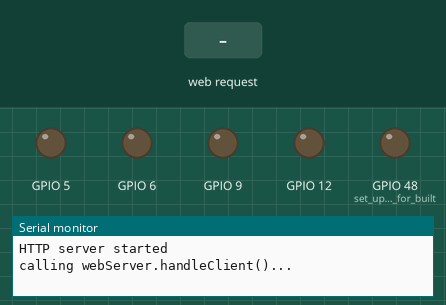
Bench run of a sketch on a simulated ESP32-S3. Parts: output pins drawn as LEDs (lit = HIGH), the last lines printed to the serial monitor. Dashed ring = blinking. Inputs (shaded band) come from the test bench. WiFi joins after 1.5 s; servers stay silent unless stated; a WiFi scan finds three made-up networks.

Above: at 16.3 s.
16.4 s: HTTP request GET /wifi-connecting received
At 17.7 s:
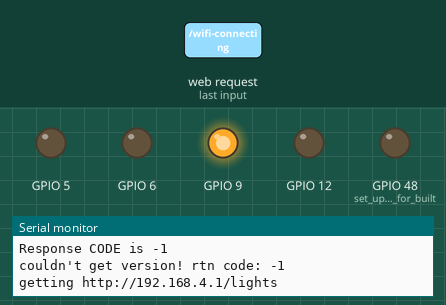
21.2 s: HTTP request GET /wifi received
At 25.4 s:
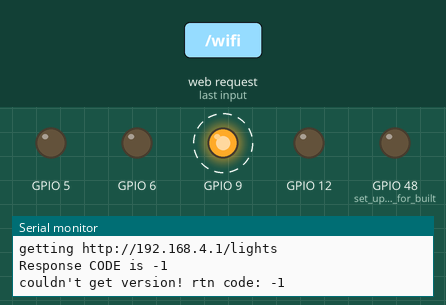
Timing chart, 0 to 31.5 s (numbered marks = the images above; inputs shaded):
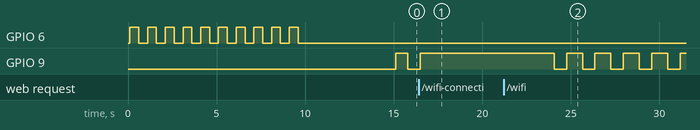

Measured:
- after the input at 16.4 s, GPIO 9: goes on until 16.5 s, then stays HIGH
- after the input at 21.2 s, GPIO 9: alternates HIGH for 0.90 s and LOW for 0.70 s, starting after 2.9 s

The sketch:

PrAndUpLC.ino
```cpp
#include <Arduino.h>
#include <Wire.h>
#include <esp_log.h>
#include "LightController.h"

int firmwareVersion = 4;

void setup() {
  lcsetup();
}

void loop() {
  lcloop();
}

// utilities ~~~~~~~~~~~~~~~~~~~~~~~~~~~~~~~~~~~~~~~~
// delay/yield macros
#define WAIT_A_SEC   vTaskDelay(    1000/portTICK_PERIOD_MS); // 1 second
#define WAIT_SECS(n) vTaskDelay((n*1000)/portTICK_PERIOD_MS); // n seconds
#define WAIT_MS(n)   vTaskDelay(       n/portTICK_PERIOD_MS); // n millis

#define ECHECK ESP_ERROR_CHECK_WITHOUT_ABORT

// IDF logging
static const char *TAG = "main";
```

LightController.h
```cpp
#include <Arduino.h>
#include <HTTPClient.h> // ESP32 library for making HTTP requests

#ifndef LIGHTCONTROLLER_H
#define LIGHTCONTROLLER_H

// Functions that set everything up
void basicsetup();
void lcsetup(); void lcloop();

// MAC address                                    ~~~~~~~~~~~~~~~~~~~~~~~~~~~~~~~~~~~~~~~~
extern char MAC_ADDRESS[];
void getMAC(char *);

// LED utilities                                  ~~~~~~~~~~~~~~~~~~~~~~~~~~~~~~~~~~~~~~~~
void ledOn();
void ledOff();
void blink();

void setPendingWifi(bool b);
void setWifiConnection(bool b);

// Loop                                           ~~~~~~~~~~~~~~~~~~~~~~~~~~~~~~~~~~~~~~~~
extern int loopIteration;         // a control iterator for slicing up the main loop

// Wifi and HTTP server libraries                 ~~~~~~~~~~~~~~~~~~~~~~~~~~~~~~~~~~~~~~~~
#include <WiFi.h>
#include <WebServer.h>
#include "WiFiClientSecure.h"
#include <HTTPClient.h> // ESP32 library for making HTTP requests
#include <Update.h>     // OTA update library
// Globals for a wifi access point and webserver   ~~~~~~~~~~~~~~~~~~~~~~~~~~~~~~~~~~~~~~~~
extern String apSSID;           // SSID of the AP
extern WebServer webServer;

// Web page template
extern const char *boiler[];

typedef struct { int position; const char *replacement; } replacement_t;
void getHtml(String& html, const char *[], int, replacement_t [], int);
#define ALEN(a) ((int) (sizeof(a) / sizeof(a[0])))
#define GET_HTML(strout, boiler, repls) \
  getHtml(strout, boiler, ALEN(boiler), repls, ALEN(repls));

// Setting up web server, pages and routes ~~~~~~~~~~~~~~~~~~~~~~~~~~~~~~~~~~~~~~~~
void startAP();
void printIPs();
void startWebServer();
void handleRoot();
void handleNotFound();
void handleWiFi();
void handleConnection();
void handleStatus();
void apListForm(String& f);

String ip2str(IPAddress address);

// Read requests from the watch                    ~~~~~~~~~~~~~~~~~~~~~~~~~~~~~~~~~~~~~~~~
int readRequest(HTTPClient *, String);
// Controlling the LED watch based on the requests ~~~~~~~~~~~~~~~~~~~~~~~~~~~~~~~~~~~~~~~~
void controlLight();

// debugging infrastructure; setting different DBGs true triggers prints ////
#define dbg(b, s) if(b) Serial.print(s)
#define dln(b, s) if(b) Serial.println(s)
#define startupDBG      true
#define loopDBG         true
#define monitorDBG      true
#define netDBG          true
#define miscDBG         true
#define analogDBG       true
#define otaDBG          true

#endif
```

basicsetup.ino
```cpp
#include <Wire.h>
#include <esp_log.h>
#include "LightController.h"
#include <WiFiClientSecure.h>

char MAC_ADDRESS[13];           // MAC ADDRESS
String apSSID;                  // SSID of the AP
WebServer webServer(80);

// Initialisation               ~~~~~~~~~~~~~~~~~~~~~~~~~~~~~~~~~~~~~~~~
void basicsetup() {
  Serial.begin(115200);         // initialise the serial line
  getMAC(MAC_ADDRESS);          // store the MAC address as a chip identifier
  pinMode(5, OUTPUT);
  pinMode(6, OUTPUT);
  pinMode(9, OUTPUT);
  pinMode(12, OUTPUT);
}

// Get the MAC address of the actuator/controller ~~~~~~~~~~~~~~~~~~~~~~~~~~~~~~~~~~~~~~~~
void getMAC(char *buf) {                   // the MAC is 6 bytes, so needs careful conversion...
  uint64_t mac = ESP.getEfuseMac();        // ...to string (high 2, low 4):
  char rev[13];
  sprintf(rev, "%04X%08X", (uint16_t) (mac >> 32), (uint32_t) mac);

  // the byte order in the ESP has to be reversed relative to normal Arduino
  for(int i=0, j=11; i<=10; i+=2, j-=2) {
    buf[i] = rev[j - 1];
    buf[i + 1] = rev[j];
  }
  buf[12] = '\0';
}

// Start access point. ~~~~~~~~~~~~~~~~~~~~~~~~~~~~~~~~~~~~~~~~
void startAP() {
  apSSID = String("Thing-");
  apSSID.concat(MAC_ADDRESS);

  if(! WiFi.mode(WIFI_AP_STA))
    dln(startupDBG, "failed to set Wifi mode");
  if(! WiFi.softAP(apSSID.c_str(), "dumbpassword"))
    dln(startupDBG, "failed to start soft AP");

  delay(100);

  // Configure SoftAP address, to avoid clashes.
  if(! WiFi.softAPConfig(IPAddress(192, 168, 1, 2), IPAddress(192, 168, 1, 2), IPAddress(255, 255, 255, 0)))
    Serial.println("STA failed to configure!");

  printIPs();
}

// Print the IP address of the actuator/controller            ~~~~~~~~~~~~~~~~~~~~~~~~~~~~~~~~~~~~~~~~
void printIPs() {
  if(startupDBG) {                                // easier than the debug macros for multiple lines etc.
    Serial.print("AP SSID: ");
    Serial.print(apSSID);
    Serial.print("; IP address(es): local=");
    Serial.print(WiFi.localIP());
    Serial.print("; AP=");
    Serial.println(WiFi.softAPIP());
  }
  if(netDBG)
    WiFi.printDiag(Serial);
}

// Start the Web Server of the actuator/controller             ~~~~~~~~~~~~~~~~~~~~~~~~~~~~~~~~~~~~~~~~
void startWebServer() {
  // register callbacks to handle different paths
  webServer.on("/", handleRoot);
  // 404s...
  webServer.onNotFound(handleNotFound);

  webServer.on("/wifi", handleWiFi);                    // UI for displaying the available connection
  webServer.on("/wifi-connecting", handleConnection);   // UI for pending connection
  webServer.on("/wifi-status", handleStatus);           // UI for displaying the connection status

  webServer.begin();
  dln(startupDBG, "HTTP server started");
}

// Web Template                       ~~~~~~~~~~~~~~~~~~~~~~~~~~~~~~~~~~~~~~~~
const char *templatePage[] = {
  "<html><head><title>",                                                //  0
  "default title",                                                      //  1
  "</title>\n",                                                         //  2
  "<meta charset='utf-8'>",                                             //  3
  "<meta name='viewport' content='width=device-width, initial-scale=1.0'>\n"
  "<style>body{background:#FFF; color: #000; font-family: sans-serif;", //  4
  "font-size: 150%;}</style>\n",                                        //  5
  "</head><body>\n",                                                    //  6
  "<h2>Light Status: </h2>\n",                                          //  7
  "<!-- page payload goes here... -->\n",                               //  8
  "<!-- ...and/or here... -->\n",                                       //  9
  "\n<p><a href='/'>Back to Home</a>&nbsp;&nbsp;&nbsp;</p>\n",          // 10
  "</body></html>\n\n",                                                 // 11
};

// UI for the root page, which shows the status of the light    ~~~~~~~~~~~~~~~~~~~~~~~~~~~~~~~~~~~~~~~~
void handleRoot() {
  dln(netDBG, "serving page notionally at /");
  String line9 = "<p>Choose a <a href=\"wifi\">Wifi access point</a>.</p>";

  if (WiFi.status() == WL_CONNECTED){
    line9 = "<p> <a href=\"update-firmware\">Update ESP32 firmware</a></p>\n"
            "<p> <a href=\"wifi\">Change connection point</a>.</p>";
  }
  if (WiFi.status() == WL_CONNECT_FAILED){
    line9 = "<p>Connection Failed... :( </p>\n"
            "<p> <a href=\"wifi\">Connect Manually.</a>.</p>";
  }
  if (WiFi.status() == WL_DISCONNECTED){
    line9 = "<p>Disconnected to the watch, please connect again.</p>\n"
            "<p> <a href=\"wifi\">Connect Manually.</a>.</p>";
    setWifiConnection(false);
    setPendingWifi(true);
  }
  replacement_t repls[] = {             // the elements to replace in the boilerplate
    {  1, apSSID.c_str() },
    {  8, "" },
    {  9, line9.c_str() },
    { 10, "<p>Check <a href='/wifi-status'>Wifi status</a>.</p>" },
  };
  String htmlPage = "";                 // a String to hold the resultant page
  GET_HTML(htmlPage, templatePage, repls);
  webServer.send(200, "text/html", htmlPage);
}

// Webserver handler callbacks                                   ~~~~~~~~~~~~~~~~~~~~~~~~~~~~~~~~~~~~~~~~
void handleNotFound() {
  dbg(netDBG, "URI Not Found: ");
  dln(netDBG, webServer.uri());
  webServer.send(200, "text/plain", "URI Not Found");
  dln(startupDBG, "HTTP server started");
}

// UI for displaying the list of available connections via WiFi  ~~~~~~~~~~~~~~~~~~~~~~~~~~~~~~~~~~~~~~~~
void handleWiFi() {
  dln(netDBG, "serving page at /wifi");
  setPendingWifi(true);
  String form = "";                              // a form for choosing an access point and entering key
  apListForm(form);
  replacement_t repls[] = {                      // the elements to replace in the boilerplate
    { 1, apSSID.c_str() },
    { 7, "<h2>Network configuration</h2>\n" },
    { 8, "" },
    { 9, form.c_str() },
  };
  String htmlPage = "";                          // a String to hold the resultant page
  GET_HTML(htmlPage, templatePage, repls);       // combining the web elements

  webServer.send(200, "text/html", htmlPage);
}

// Utility to create a form for choosing access points.          ~~~~~~~~~~~~~~~~~~~~~~~~~~~~~~~~~~~~~~~~
void apListForm(String& f) {
  const char *checked = " checked";
  int n = WiFi.scanNetworks();
  dbg(netDBG, "scan done: ");

  if(n == 0) {
    dln(netDBG, "no networks found");
    f += "No wifi access points found :-( ";
    f += "<a href='/'>Back</a><br/><a href='/wifi'>Try again?</a></p>\n";
  } else {
    dbg(netDBG, n); dln(netDBG, " networks found");
    f += "<p>Please connect to the Wifi to update firmware.</p>\n"
         "<p>Available Wifi Access Points:</p>\n"
         "<p><form method='POST' action='wifi-connecting'> ";
    for(int i = 0; i < n; ++i) {
      f.concat("<input type='radio' name='ssid' value='");
      f.concat(WiFi.SSID(i));
      f.concat("'");
      f.concat(checked);
      f.concat(">");
      f.concat(WiFi.SSID(i));
      f.concat(" (");
      f.concat(WiFi.RSSI(i));
      f.concat(" dBm)");
      f.concat("<br/>\n");
      checked = "";
    }
    f += "<br/>Wifi Password: <input type='textarea' name='key'> ";
    f += "<input type='submit' value='Submit'></form></p><br/>";
  }
}

//  UI for pending connection                   ~~~~~~~~~~~~~~~~~~~~~~~~~~~~~~~~~~~~~~~~
void handleConnection() {
  dln(netDBG, "serving page at /wifi-connecting");

  String title = "<h2>Joining wifi network...</h2>";
  String message = "<p>Check <a href='/wifi-status'>wifi status</a>.</p>";
  String ssid = "";
  String key = "";

  for(uint8_t i = 0; i < webServer.args(); i++ ) {
    if(webServer.argName(i) == "ssid")
      ssid = webServer.arg(i);
    else if(webServer.argName(i) == "key")
      key = webServer.arg(i);
  }

  setPendingWifi(false);
  if(ssid == "") {
    message = "<h2>Ooops, no SSID...?</h2>\n<p>Looks like a bug :-(</p>";
    setWifiConnection(false);
  } else {
    char ssidchars[ssid.length()+1];
    char keychars[key.length()+1];
    ssid.toCharArray(ssidchars, ssid.length()+1);
    key.toCharArray(keychars, key.length()+1);
    WiFi.begin(ssidchars, keychars);
    setWifiConnection(true);
  }

  replacement_t repls[] = { // the elements to replace in the template
    { 1, apSSID.c_str() },
    { 7, title.c_str() },
    { 8, "" },
    { 9, message.c_str() },
  };
  String htmlPage = "";     // a String to hold the resultant page
  GET_HTML(htmlPage, templatePage, repls);

  webServer.send(200, "text/html", htmlPage);
}

// Interface for checking connectivity.       ~~~~~~~~~~~~~~~~~~~~~~~~~~~~~~~~~~~~~~~~
void handleStatus() {
  dln(netDBG, "serving page at /wifi-status");

  String s = "";
  s += "<ul>\n";
  s += "\n<li>SSID: ";
  s += WiFi.SSID();
  s += "</li>";
  s += "\n<li>Status: ";
  switch(WiFi.status()) {
    case WL_IDLE_STATUS:
      s += "WL_IDLE_STATUS</li>"; break;
    case WL_NO_SSID_AVAIL:
      s += "WL_NO_SSID_AVAIL</li>"; break;
    case WL_SCAN_COMPLETED:
      s += "WL_SCAN_COMPLETED</li>"; break;
    case WL_CONNECTED:
      s += "WL_CONNECTED</li>"; break;
    case WL_CONNECT_FAILED:
      s += "WL_CONNECT_FAILED</li>"; break;
    case WL_CONNECTION_LOST:
      s += "WL_CONNECTION_LOST</li>"; break;
    case WL_DISCONNECTED:
      s += "WL_DISCONNECTED</li>"; break;
    default:
      s += "unknown</li>";
  }

  s += "\n<li>Local IP: ";     s += ip2str(WiFi.localIP());
  s += "</li>\n";
  s += "\n<li>Soft AP IP: ";   s += ip2str(WiFi.softAPIP());
  s += "</li>\n";
  s += "\n<li>AP SSID name: "; s += apSSID;
  s += "</li>\n";

  s += "</ul></p>";

  replacement_t repls[] = {         // the elements to replace in the boilerplate
    { 1, apSSID.c_str() },
    { 7, "<h2>Status</h2>\n" },
    { 8, "" },
    { 9, s.c_str() },
  };
  String htmlPage = "";             // a String to hold the resultant page
  GET_HTML(htmlPage, templatePage, repls);

  webServer.send(200, "text/html", htmlPage);
}

// Turn array of strings & set of replacements into a String.   ~~~~~~~~~~~~~~~~~~~~~~~~~~~~~~~~~~~~~~~~
void getHtml(
  String& html, const char *boiler[], int boilerLen,
  replacement_t repls[], int replsLen
){
  for(int i = 0, j = 0; i < boilerLen; i++) {
    if(j < replsLen && repls[j].position == i)
      html.concat(repls[j++].replacement);
    else
      html.concat(boiler[i]);
  }

}

String ip2str(IPAddress address) { // utility for printing IP addresses
  return
    String(address[0]) + "." + String(address[1]) + "." +
    String(address[2]) + "." + String(address[3]);
}
```

lc.ino
```cpp
// la1.ino
#include <Arduino.h>
#include <Wire.h>
#include <esp_log.h>
#include "LightController.h"

// Loop attributes
int loopIteration = 0;
// LED attributes
bool settingUp = false;
bool pendingWifi = true;
bool connectedToWifi = false;
bool updating = false;
bool updateFailed = false;

// Watch softAP IP address
#define WATCH_SERVER_IP_ADDR "192.168.4.1"

// Setup                      ~~~~~~~~~~~~~~~~~~~~~~~~~~~~~~~~~~~~~~~~
void lcsetup() {
  settingUp = true;

  // Basic setups including the web pages
  basicsetup();
  pinMode(LED_BUILTIN, OUTPUT);   // set up GPIO pin for built-in LED
  Serial.println("\n Setting up Lights Controller...");

  startAP();                      // fire up the access point
  startWebServer();
  WiFi.begin("", "");             // Connecting to the watch

  // Red LED
  blink(10, 500, 6);
  delay(5000);                    // giving time for browser to load up
  settingUp = false;
}

// Loop                       ~~~~~~~~~~~~~~~~~~~~~~~~~~~~~~~~~~~~~~~~
void lcloop() {
  if(loopIteration % 5000000 == 0)   // debug print each 5000000
    dln(netDBG, "calling webServer.handleClient()...");

  int sliceSize = 500000;
  loopIteration++;
  if(loopIteration % sliceSize == 0) // a slice every sliceSize iterations
    dln(otaDBG, "OTA loop");

  // LED indications
  if(settingUp){
    blink(1, 300, 6);
  }
  if(pendingWifi){
    blink(1,700, 9);
  }
  if(WiFi.status() == WL_CONNECTED) {
    ledOn(9);
    controlLight();                  // Read request from the watch
  }
  if(WiFi.status() == WL_DISCONNECTED){
    setPendingWifi(true);            // make the yellow light blink to indicate pending connection
    ledOff(9);                       // off the yellow light
  }

  webServer.handleClient();
}

// Set sepecifc LED to blink ~~~~~~~~~~~~~~~~~~~~~~~~~~~~~~~~~~~~~~~~
void blink(int times, int pause, int pin) {
  ledOff(pin);
  for(int i=0; i<times; i++) {
    ledOn(pin); delay(pause); ledOff(pin); delay(pause);
  }
}
// Turning specic LED on    ~~~~~~~~~~~~~~~~~~~~~~~~~~~~~~~~~~~~~~~~
void ledOn(int pin) {
  digitalWrite(pin, HIGH);
}
// Turning specic LED off   ~~~~~~~~~~~~~~~~~~~~~~~~~~~~~~~~~~~~~~~~
void ledOff(int pin) {
  digitalWrite(pin, LOW);
}
// Set boolean for waiting wifi connection      ~~~~~~~~~~~~~~~~~~~~~~~~~~~~~~~~~~~~~~~~
void setPendingWifi(bool b) {
  pendingWifi = b;
}
// Set wifi connection status                   ~~~~~~~~~~~~~~~~~~~~~~~~~~~~~~~~~~~~~~~~
void setWifiConnection(bool b) {
  connectedToWifi = b;
}
// Get firmware update status                   ~~~~~~~~~~~~~~~~~~~~~~~~~~~~~~~~~~~~~~~~
bool getUpdateStatus() {
  return updateFailed;
}

// Read the light request from the watch        ~~~~~~~~~~~~~~~~~~~~~~~~~~~~~~~~~~~~~~~~
int readRequest(HTTPClient *http, String fileName) {
  String url =
    String("http://") + WATCH_SERVER_IP_ADDR + "/" + fileName;
    Serial.printf("getting %s\n", url.c_str());
  // make GET request and return the response code
  http->begin(url);
  return http->GET();
}

// Controll the LED lights based on the request  ~~~~~~~~~~~~~~~~~~~~~~~~~~~~~~~~~~~~~~~~
void controlLight(){
  // materials for doing an HTTPS GET on github from the BinFiles/ dir
  HTTPClient http;
  int respCode;
  String payload;

  // read the request sent from the watch
  respCode = readRequest(&http, "lights");
  Serial.printf("Response CODE is %d\n", respCode);
  if(respCode > 0){                  // check response code (-ve on failure)
    payload = http.getString();
    Serial.printf("Payload length is %d\n", payload.length());
  }
  else
    Serial.printf("couldn't get version! rtn code: %d\n", respCode);
    updateFailed = true;
  http.end();                        // free resources

  // Controlling the lights
  if(payload.length() == 1){
    Serial.printf("Turning on lights ...");
    ledOn(12);                      // turn on light no 1
  }
  if(payload.length() == 3){
    Serial.printf("Turning off lights ...");
    ledOff(12);                     // turn on light no 1
  }

  if(payload.length() >= 4){
    ledOn(5);                       // turn on light no 2
  }
  if(payload.length() < 4){
    ledOff(5);                      // turn on light no 2
  }

}
```
